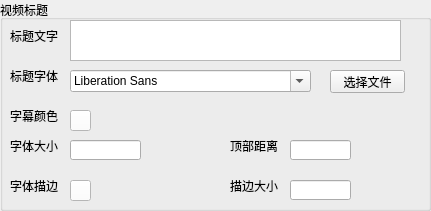
    <widget class="QGroupBox" name="groupBox_22">
     <property name="geometry">
      <rect>
       <x>0</x>
       <y>470</y>
       <width>431</width>
       <height>211</height>
      </rect>
     </property>
     <property name="title">
      <string>视频标题</string>
     </property>
     <widget class="QLabel" name="label_140">
      <property name="geometry">
       <rect>
        <x>10</x>
        <y>30</y>
        <width>54</width>
        <height>12</height>
       </rect>
      </property>
      <property name="text">
       <string>标题文字</string>
      </property>
     </widget>
     <widget class="QLabel" name="label_141">
      <property name="geometry">
       <rect>
        <x>10</x>
        <y>70</y>
        <width>54</width>
        <height>12</height>
       </rect>
      </property>
      <property name="text">
       <string>标题字体</string>
      </property>
     </widget>
     <widget class="QLabel" name="label_142">
      <property name="geometry">
       <rect>
        <x>10</x>
        <y>110</y>
        <width>54</width>
        <height>12</height>
       </rect>
      </property>
      <property name="text">
       <string>字幕颜色</string>
      </property>
     </widget>
     <widget class="QLabel" name="label_143">
      <property name="geometry">
       <rect>
        <x>10</x>
        <y>140</y>
        <width>54</width>
        <height>12</height>
       </rect>
      </property>
      <property name="text">
       <string>字体大小</string>
      </property>
     </widget>
     <widget class="QLabel" name="label_144">
      <property name="geometry">
       <rect>
        <x>10</x>
        <y>180</y>
        <width>54</width>
        <height>12</height>
       </rect>
      </property>
      <property name="text">
       <string>字体描边</string>
      </property>
     </widget>
     <widget class="QTextEdit" name="textEdit_6">
      <property name="geometry">
       <rect>
        <x>70</x>
        <y>20</y>
        <width>331</width>
        <height>41</height>
       </rect>
      </property>
     </widget>
     <widget class="QFontComboBox" name="fontComboBox_3">
      <property name="geometry">
       <rect>
        <x>70</x>
        <y>70</y>
        <width>241</width>
        <height>22</height>
       </rect>
      </property>
     </widget>
     <widget class="QToolButton" name="toolButton_22">
      <property name="geometry">
       <rect>
        <x>70</x>
        <y>110</y>
        <width>21</width>
        <height>21</height>
       </rect>
      </property>
      <property name="styleSheet">
       <string notr="true">background-color: rgb(255, 255, 255);</string>
      </property>
      <property name="text">
       <string/>
      </property>
     </widget>
     <widget class="QLineEdit" name="lineEdit_67">
      <property name="geometry">
       <rect>
        <x>70</x>
        <y>140</y>
        <width>71</width>
        <height>20</height>
       </rect>
      </property>
     </widget>
     <widget class="QToolButton" name="toolButton_23">
      <property name="geometry">
       <rect>
        <x>70</x>
        <y>180</y>
        <width>21</width>
        <height>21</height>
       </rect>
      </property>
      <property name="styleSheet">
       <string notr="true">background-color: rgb(255, 255, 255);</string>
      </property>
      <property name="text">
       <string/>
      </property>
     </widget>
     <widget class="QLabel" name="label_145">
      <property name="geometry">
       <rect>
        <x>230</x>
        <y>140</y>
        <width>54</width>
        <height>12</height>
       </rect>
      </property>
      <property name="text">
       <string>顶部距离</string>
      </property>
     </widget>
     <widget class="QLabel" name="label_146">
      <property name="geometry">
       <rect>
        <x>230</x>
        <y>180</y>
        <width>54</width>
        <height>12</height>
       </rect>
      </property>
      <property name="text">
       <string>描边大小</string>
      </property>
     </widget>
     <widget class="QLineEdit" name="lineEdit_68">
      <property name="geometry">
       <rect>
        <x>290</x>
        <y>140</y>
        <width>61</width>
        <height>20</height>
       </rect>
      </property>
     </widget>
     <widget class="QLineEdit" name="lineEdit_69">
      <property name="geometry">
       <rect>
        <x>290</x>
        <y>180</y>
        <width>61</width>
        <height>20</height>
       </rect>
      </property>
     </widget>
     <widget class="QPushButton" name="pushButton_36">
      <property name="geometry">
       <rect>
        <x>330</x>
        <y>70</y>
        <width>75</width>
        <height>23</height>
       </rect>
      </property>
      <property name="text">
       <string>选择文件</string>
      </property>
     </widget>
    </widget>
